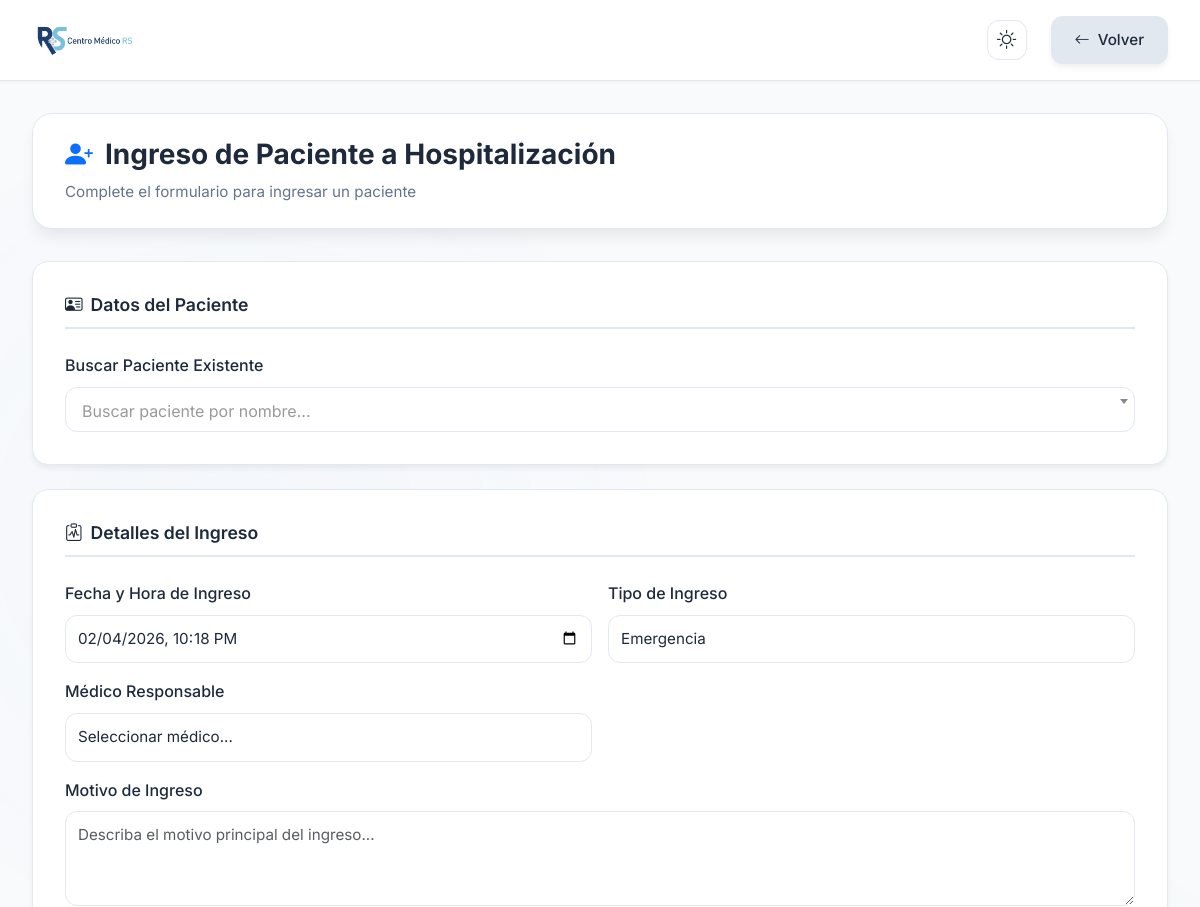
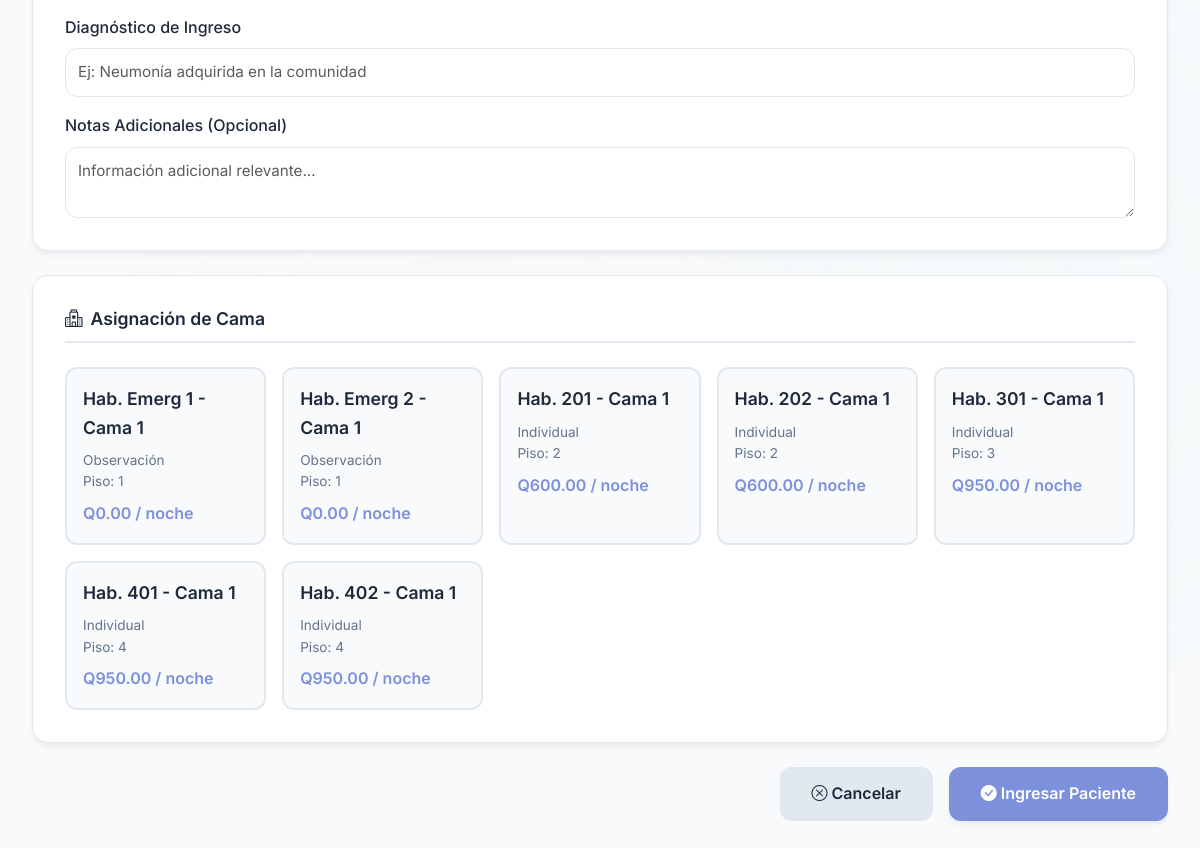
/php/hospitalization/ingresar_paciente.php (signed in), run on the app's committed database (2 pictures, top to bottom).
### tables this page shows
CREATE TABLE `camas` (
  `id_cama` int NOT NULL,
  `id_habitacion` int NOT NULL,
  `numero_cama` varchar(5) NOT NULL,
  `estado` enum('Disponible','Ocupada','Mantenimiento','Reservada') DEFAULT 'Disponible',
  `descripcion` text,
  `fecha_creacion` timestamp NULL DEFAULT CURRENT_TIMESTAMP,
  `fecha_actualizacion` timestamp NULL DEFAULT CURRENT_TIMESTAMP ON UPDATE CURRENT_TIMESTAMP
);

CREATE TABLE `habitaciones` (
  `id_habitacion` int NOT NULL,
  `numero_habitacion` varchar(10) NOT NULL,
  `tipo_habitacion` enum('Individual','Compartida','UCI','Pediatría','Observación') NOT NULL,
  `tarifa_por_noche` decimal(10,2) NOT NULL,
  `piso` varchar(50) DEFAULT NULL,
  `estado` enum('Disponible','Ocupada','Mantenimiento','Reservada') DEFAULT 'Disponible',
  `descripcion` text,
  `tiene_bano` tinyint(1) DEFAULT '1',
  `tiene_tv` tinyint(1) DEFAULT '0',
  `tiene_aire_acondicionado` tinyint(1) DEFAULT '0',
  `capacidad_maxima` int DEFAULT '1',
  `fecha_creacion` timestamp NULL DEFAULT CURRENT_TIMESTAMP,
  `fecha_actualizacion` timestamp NULL DEFAULT CURRENT_TIMESTAMP ON UPDATE CURRENT_TIMESTAMP
);

### php/hospitalization/ingresar_paciente.php (the view, shortened to what this page needs)
<?php
try {
    $database = new Database();
    $conn = $database->getConnection();
    $stmt_beds = $conn->query("
        SELECT
            c.id_cama,
            c.numero_cama,
            c.estado,
            h.id_habitacion,
            h.numero_habitacion,
            h.tipo_habitacion,
            h.piso,
            h.tarifa_por_noche,
            h.descripcion
        FROM camas c
        INNER JOIN habitaciones h ON c.id_habitacion = h.id_habitacion
        WHERE c.estado = 'Disponible' AND h.estado != 'Mantenimiento'
        ORDER BY h.piso, h.numero_habitacion, c.numero_cama
    ");
    $available_beds = $stmt_beds->fetchAll(PDO::FETCH_ASSOC);
} catch (Exception $e) {
    die("Error: " . $e->getMessage());
}
?>
<!DOCTYPE html>
<html lang="es" data-theme="light">
<head>
    <link rel="stylesheet" href="https://cdn.jsdelivr.net/npm/bootstrap-icons@1.10.0/font/bootstrap-icons.css">
    <link href="https://cdn.jsdelivr.net/npm/bootstrap@5.3.0/dist/css/bootstrap.min.css" rel="stylesheet">
    <link rel="stylesheet" href="https://cdn.jsdelivr.net/npm/select2@4.1.0-rc.0/dist/css/select2.min.css">
</head>
<body>
    <div class="dashboard-container">
        <header class="dashboard-header">
            <div class="header-content">
                <div class="brand-container">
                    <img src="../../assets/img/cmrs.png" alt="CMHS" class="brand-logo">
                </div>
                <div class="header-controls">
                    <div class="theme-toggle">
                        <button id="themeSwitch" class="theme-btn">
                            <i class="bi bi-sun theme-icon sun-icon"></i>
                        </button>
                    </div>
                    <a href="index.php" class="action-btn secondary">
                        <i class="bi bi-arrow-left"></i>
                        Volver
                    </a>
                </div>
            </div>
        </header>
        <main class="main-content">
            <div class="page-header">
                <h1 class="page-title">
                    <i class="bi bi-person-plus-fill text-primary"></i>
                    Ingreso de Paciente a Hospitalización
                </h1>
                <p class="page-subtitle">Complete el formulario para ingresar un paciente</p>
            </div>
            <form id="ingresoForm" action="api/create_ingreso.php" method="POST">
                <div class="form-section">
                    <h3 class="form-section-title">
                        <i class="bi bi-person-vcard"></i>
                        Datos del Paciente
                    </h3>
                    <div class="row g-3">
                        <div class="col-md-12">
                            <label class="form-label">Buscar Paciente Existente</label>
                        </div>
                    </div>
                </div>
                <div class="form-section">
                    <h3 class="form-section-title">
                        <i class="bi bi-clipboard-pulse"></i>
                        Detalles del Ingreso
                    </h3>
                    <div class="row g-3">
                        <div class="col-md-6">
                            <label class="form-label">Fecha y Hora de Ingreso</label>
                            <input type="datetime-local" class="form-control" name="fecha_ingreso"
                                   value="<?php echo date('Y-m-d\TH:i'); ?>" required>
                        </div>
                        <div class="col-md-6">
                            <label class="form-label">Tipo de Ingreso</label>
                            <select class="form-select" name="tipo_ingreso" required>
                                <option value="Emergencia" selected>Emergencia</option>
                            </select>
                        </div>
                        <div class="col-md-6">
                            <label class="form-label">Médico Responsable</label>
                            <select class="form-select" name="id_doctor" required>
                                <option value="">Seleccionar médico...</option>
                            </select>
                        </div>
                        <div class="col-md-12">
                            <label class="form-label">Motivo de Ingreso</label>
                            <textarea class="form-control" name="motivo_ingreso" rows="3" required
                                      placeholder="Describa el motivo principal del ingreso..."></textarea>
                        </div>
                        <div class="col-md-12">
                            <label class="form-label">Diagnóstico de Ingreso</label>
                            <input type="text" class="form-control" name="diagnostico_ingreso"
                                   placeholder="Ej: Neumonía adquirida en la comunidad" required>
                        </div>
                        <div class="col-md-12">
                            <label class="form-label">Notas Adicionales (Opcional)</label>
                            <textarea class="form-control" name="notas_ingreso" rows="2"
                                      placeholder="Información adicional relevante..."></textarea>
                        </div>
                    </div>
                </div>
                <div class="form-section">
                    <h3 class="form-section-title">
                        <i class="bi bi-hospital"></i>
                        Asignación de Cama
                    </h3>
                    <?php if (count($available_beds) > 0): ?>
                        <div class="bed-grid">
                            <?php
                            foreach ($available_beds as $bed):
                            ?>
                                <label class="bed-option">
                                    <div class="bed-option-header">
                                        Hab. <?php echo htmlspecialchars($bed['numero_habitacion']); ?> - Cama <?php echo htmlspecialchars($bed['numero_cama']); ?>
                                    </div>
                                    <div class="bed-option-details">
                                        <?php echo htmlspecialchars($bed['tipo_habitacion']); ?><br>
                                        Piso: <?php echo htmlspecialchars($bed['piso']); ?>
                                    </div>
                                    <div class="bed-option-price">
                                        Q<?php echo number_format($bed['tarifa_por_noche'], 2); ?> / noche
                                    </div>
                                </label>
                            <?php endforeach; ?>
                        </div>
                    <?php endif; ?>
                </div>
                <div class="d-flex justify-content-end gap-3">
                    <button type="button" class="btn-cancel" onclick="window.location.href='index.php'">
                        <i class="bi bi-x-circle"></i>
                        Cancelar
                    </button>
                    <button type="submit" class="btn-submit" <?php echo (count($available_beds) == 0 ? 'disabled' : ''); ?>>
                        <i class="bi bi-check-circle-fill"></i>
                        Ingresar Paciente
                    </button>
                </div>
            </form>
        </main>
    </div>
</body>
</html>

### data on the page
camas: id_habitacion.numero_habitacion "Emerg 1", numero_cama "1", id_habitacion.tipo_habitacion "Observación", id_habitacion.piso "1", id_habitacion.tarifa_por_noche "0.00"
camas: id_habitacion.numero_habitacion "Emerg 2", numero_cama "1", id_habitacion.tipo_habitacion "Observación", id_habitacion.piso "1", id_habitacion.tarifa_por_noche "0.00"
camas: id_habitacion.numero_habitacion "201", numero_cama "1", id_habitacion.tipo_habitacion "Individual", id_habitacion.piso "2", id_habitacion.tarifa_por_noche "600.00"
camas: id_habitacion.numero_habitacion "202", numero_cama "1", id_habitacion.tipo_habitacion "Individual", id_habitacion.piso "2", id_habitacion.tarifa_por_noche "600.00"
camas: id_habitacion.numero_habitacion "301", numero_cama "1", id_habitacion.tipo_habitacion "Individual", id_habitacion.piso "3", id_habitacion.tarifa_por_noche "950.00"
camas: id_habitacion.numero_habitacion "401", numero_cama "1", id_habitacion.tipo_habitacion "Individual", id_habitacion.piso "4", id_habitacion.tarifa_por_noche "950.00"
camas: id_habitacion.numero_habitacion "402", numero_cama "1", id_habitacion.tipo_habitacion "Individual", id_habitacion.piso "4", id_habitacion.tarifa_por_noche "950.00"
